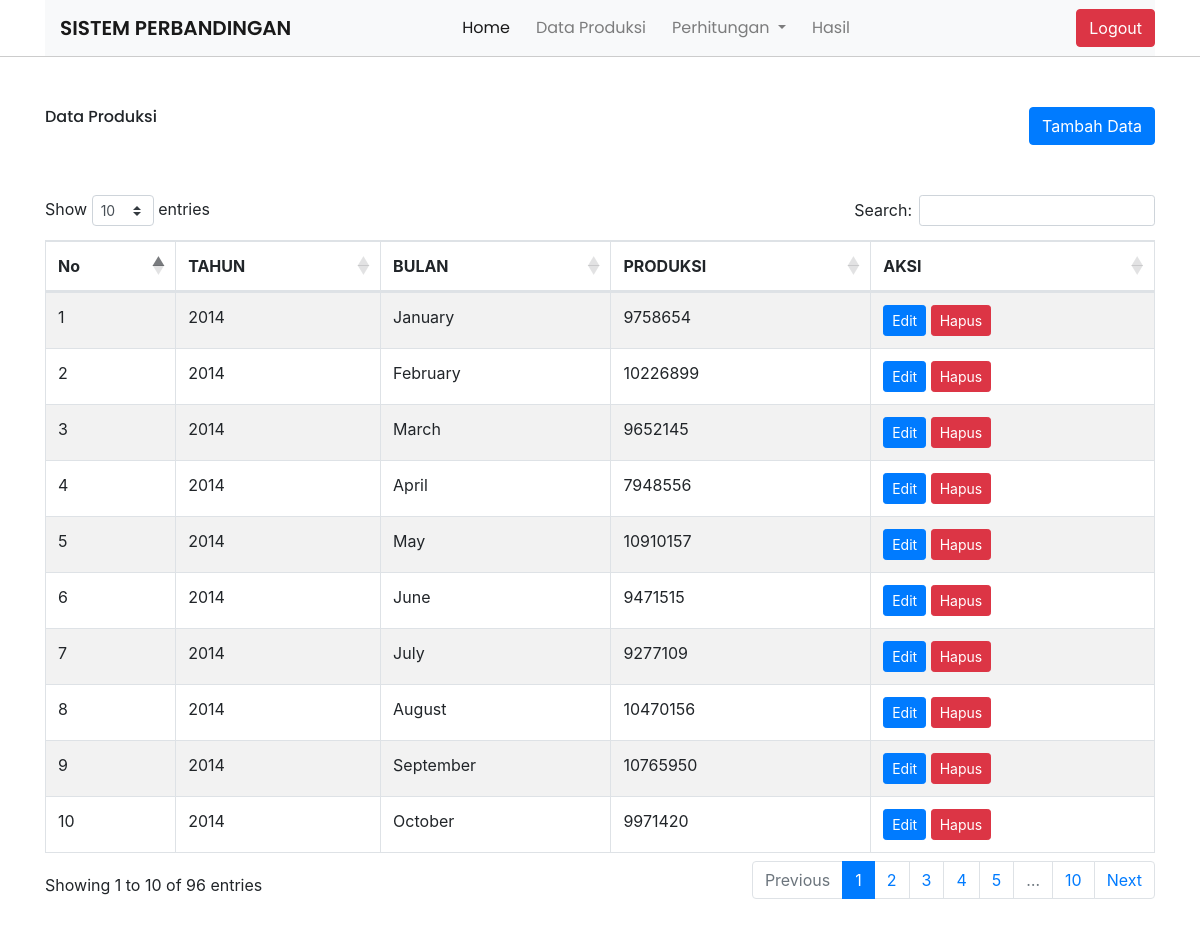
Page /peramalan.php (signed in) on the committed database.
### tables this page shows
CREATE TABLE `m_data` (
  `id_mddata` int(11) NOT NULL,
  `bulan` int(123) NOT NULL,
  `produksi` int(11) NOT NULL,
  `tahun` year(4) NOT NULL
);

### functions.php (called while the page is built, shortened)
<?php $conn = mysqli_connect('localhost', 'root', '', 'forecasting');
function query($query)
{
    global $conn;
    $result = mysqli_query($conn, $query);
    $rows = [];
    while ($row = mysqli_fetch_assoc($result)) {
        $rows[] = $row;
    }
    return $rows;
}
?>

### peramalan.php (the view, shortened to what this page needs)
<?php
require './functions.php';
?>
<!DOCTYPE html>
<html lang="en">
<head>
    <link rel="stylesheet" href="style/scss/bootstrap.css" />
    <link rel="stylesheet" href="https://cdnjs.cloudflare.com/ajax/libs/twitter-bootstrap/4.5.2/css/bootstrap.css" />
    <link rel="stylesheet" href="https://cdn.datatables.net/1.13.1/css/dataTables.bootstrap4.min.css" />
    <link rel="stylesheet" href="https://cdn.datatables.net/buttons/2.3.2/css/buttons.bootstrap4.min.css" />
    <link rel="stylesheet" href="https://cdnjs.cloudflare.com/ajax/libs/font-awesome/6.1.1/css/all.min.css"
 />
</head>
<body>
    <section class="header">
        <div class="container">
            <?php
            include('navbar.php')
            ?>
        </div>
    </section>
    <section class="content">
        <div class="container">
            <div style="display: flex; justify-content: space-between">
                <h1 class="h1-brand">Data Produksi</h1>
                <button class="btn btn-primary" data-toggle="modal" data-target="#modaldata">Tambah Data</button>
            </div>
            <div class="tabel">
                <table id="example" class="table table-striped table-bordered" style="width: 100%">
                    <thead class="table-data">
                        <tr>
                            <th>No</th>
                            <th>TAHUN</th>
                            <th>BULAN</th>
                            <th>PRODUKSI</th>
                            <th>AKSI</th>
                        </tr>
                    </thead>
                    <tbody>
                        <?php
                        $dataPeramalan = query("SELECT
                        id_mddata,
                          tahun,
                          bulan,
                          produksi
                        FROM
                          m_data");
                        $index = 1;
                        foreach($dataPeramalan as $dataPeramalan):
                            $bulan = $dataPeramalan['bulan'];
                                        $dateObj   = DateTime::createFromFormat('!m', $bulan);
                                        $monthName = $dateObj->format('F');
                        ?>
                        <tr>
                            <td><?= $index++ ?></td>
                            <td><?= $dataPeramalan["tahun"]?></td>
                            <td><?= $monthName?></td>
                            <td><?= $dataPeramalan["produksi"]?></td>
                            <td>
                                <button class="btn btn-primary btn-sm"
                                    onclick="editdata(<?= $dataPeramalan['id_mddata']?>)">Edit</button>
                                <button class="btn btn-danger btn-sm"
                                    onclick="hapusdata(<?= $dataPeramalan['id_mddata']?>)">Hapus</button>
                            </td>
                        </tr>
                        <?php endforeach; ?>
                    </tbody>
                </table>
            </div>
        </div>
    </section>
</body>
</html>

### navbar.php (shortened to what this page needs)
<nav class="navbar navbar-expand-lg navbar-light bg-light" style="margin: 0; padding-right: 0; padding-left: 0 ">
    <a class="navbar-brand brand col-2" href="index.php">SISTEM PERBANDINGAN</a>
    <div class="collapse navbar-collapse d-flex justify-content-center" id="navbarNav">
        <ul class="navbar-nav">
            <li class="nav-item active">
                <a class="nav-link font-navbar" href="index.php">Home</a>
            </li>
            <li class="nav-item">
                <a class="nav-link font-navbar" href="peramalan.php">Data Produksi</a>
            </li>
            <li class="nav-item dropdown">
                <a class="nav-link dropdown-toggle font-navbar" href="#" id="navbarDropdown" role="button"
                    data-toggle="dropdown" aria-haspopup="true" aria-expanded="false">
                    Perhitungan
                </a>
            </li>
            <li class="nav-item">
                <a class="nav-link font-navbar" href="hasil.php">Hasil</a>
            </li>
        </ul>
    </div>
    <form method="POST" class="form">
        <button class="btn btn-danger" name="submit_logout">Logout</button>
    </form>
</nav>

### rows in the picture
m_data: tahun "2014", bulan "January", produksi "9758654"
m_data: tahun "2014", bulan "February", produksi "10226899"
m_data: tahun "2014", bulan "March", produksi "9652145"
m_data: tahun "2014", bulan "April", produksi "7948556"
m_data: tahun "2014", bulan "May", produksi "10910157"
m_data: tahun "2014", bulan "June", produksi "9471515"
m_data: tahun "2014", bulan "July", produksi "9277109"
m_data: tahun "2014", bulan "August", produksi "10470156"
m_data: tahun "2014", bulan "September", produksi "10765950"
m_data: tahun "2014", bulan "October", produksi "9971420"
